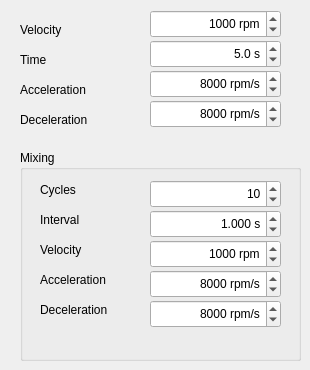
      <widget class="QWidget" name="preHbhTab">
       <attribute name="title">
        <string>Pre HBH</string>
       </attribute>
       <widget class="QSpinBox" name="preHbhVelocityBox">
        <property name="geometry">
         <rect>
          <x>150</x>
          <y>10</y>
          <width>131</width>
          <height>28</height>
         </rect>
        </property>
        <property name="alignment">
         <set>Qt::AlignRight|Qt::AlignTrailing|Qt::AlignVCenter</set>
        </property>
        <property name="suffix">
         <string> rpm</string>
        </property>
        <property name="minimum">
         <number>1</number>
        </property>
        <property name="maximum">
         <number>10000</number>
        </property>
        <property name="value">
         <number>1000</number>
        </property>
       </widget>
       <widget class="QSpinBox" name="preHbhAccelerationBox">
        <property name="geometry">
         <rect>
          <x>150</x>
          <y>70</y>
          <width>131</width>
          <height>28</height>
         </rect>
        </property>
        <property name="alignment">
         <set>Qt::AlignRight|Qt::AlignTrailing|Qt::AlignVCenter</set>
        </property>
        <property name="suffix">
         <string> rpm/s</string>
        </property>
        <property name="prefix">
         <string/>
        </property>
        <property name="minimum">
         <number>1</number>
        </property>
        <property name="maximum">
         <number>10000</number>
        </property>
        <property name="value">
         <number>8000</number>
        </property>
       </widget>
       <widget class="QSpinBox" name="preHbhDecelerationBox">
        <property name="geometry">
         <rect>
          <x>150</x>
          <y>100</y>
          <width>131</width>
          <height>28</height>
         </rect>
        </property>
        <property name="alignment">
         <set>Qt::AlignRight|Qt::AlignTrailing|Qt::AlignVCenter</set>
        </property>
        <property name="suffix">
         <string> rpm/s</string>
        </property>
        <property name="minimum">
         <number>1</number>
        </property>
        <property name="maximum">
         <number>10000</number>
        </property>
        <property name="value">
         <number>8000</number>
        </property>
       </widget>
       <widget class="QDoubleSpinBox" name="preHbhTimeBox">
        <property name="geometry">
         <rect>
          <x>150</x>
          <y>40</y>
          <width>131</width>
          <height>28</height>
         </rect>
        </property>
        <property name="alignment">
         <set>Qt::AlignRight|Qt::AlignTrailing|Qt::AlignVCenter</set>
        </property>
        <property name="suffix">
         <string> s</string>
        </property>
        <property name="decimals">
         <number>1</number>
        </property>
        <property name="minimum">
         <double>0.100000000000000</double>
        </property>
        <property name="maximum">
         <double>99.900000000000006</double>
        </property>
        <property name="value">
         <double>5.000000000000000</double>
        </property>
       </widget>
       <widget class="QLabel" name="preHbhVelocitylabel">
        <property name="geometry">
         <rect>
          <x>20</x>
          <y>20</y>
          <width>76</width>
          <height>19</height>
         </rect>
        </property>
        <property name="text">
         <string>Velocity</string>
        </property>
       </widget>
       <widget class="QLabel" name="preHbhTimelabel">
        <property name="geometry">
         <rect>
          <x>20</x>
          <y>50</y>
          <width>76</width>
          <height>19</height>
         </rect>
        </property>
        <property name="text">
         <string>Time</string>
        </property>
       </widget>
       <widget class="QLabel" name="preHbhAccelerationlabel">
        <property name="geometry">
         <rect>
          <x>20</x>
          <y>80</y>
          <width>111</width>
          <height>19</height>
         </rect>
        </property>
        <property name="text">
         <string>Acceleration</string>
        </property>
       </widget>
       <widget class="QLabel" name="preHbhDecelerationlabel">
        <property name="geometry">
         <rect>
          <x>20</x>
          <y>110</y>
          <width>101</width>
          <height>19</height>
         </rect>
        </property>
        <property name="text">
         <string>Deceleration</string>
        </property>
       </widget>
       <widget class="QGroupBox" name="preHbhMixingBox">
        <property name="geometry">
         <rect>
          <x>20</x>
          <y>150</y>
          <width>281</width>
          <height>211</height>
         </rect>
        </property>
        <property name="title">
         <string>Mixing</string>
        </property>
        <widget class="QDoubleSpinBox" name="preHbhMixingIntervalBox">
         <property name="geometry">
          <rect>
           <x>130</x>
           <y>60</y>
           <width>131</width>
           <height>28</height>
          </rect>
         </property>
         <property name="alignment">
          <set>Qt::AlignRight|Qt::AlignTrailing|Qt::AlignVCenter</set>
         </property>
         <property name="suffix">
          <string> s</string>
         </property>
         <property name="decimals">
          <number>3</number>
         </property>
         <property name="minimum">
          <double>0.001000000000000</double>
         </property>
         <property name="maximum">
          <double>99.900000000000006</double>
         </property>
         <property name="value">
          <double>1.000000000000000</double>
         </property>
        </widget>
        <widget class="QSpinBox" name="preHbhMixingNumOfCyclesBox">
         <property name="geometry">
          <rect>
           <x>130</x>
           <y>30</y>
           <width>131</width>
           <height>28</height>
          </rect>
         </property>
         <property name="alignment">
          <set>Qt::AlignRight|Qt::AlignTrailing|Qt::AlignVCenter</set>
         </property>
         <property name="suffix">
          <string/>
         </property>
         <property name="minimum">
          <number>1</number>
         </property>
         <property name="maximum">
          <number>10000</number>
         </property>
         <property name="value">
          <number>10</number>
         </property>
        </widget>
        <widget class="QSpinBox" name="preHbhMixingVelocityBox">
         <property name="geometry">
          <rect>
           <x>130</x>
           <y>90</y>
           <width>131</width>
           <height>28</height>
          </rect>
         </property>
         <property name="alignment">
          <set>Qt::AlignRight|Qt::AlignTrailing|Qt::AlignVCenter</set>
         </property>
         <property name="suffix">
          <string> rpm</string>
         </property>
         <property name="minimum">
          <number>1</number>
         </property>
         <property name="maximum">
          <number>10000</number>
         </property>
         <property name="value">
          <number>1000</number>
         </property>
        </widget>
        <widget class="QLabel" name="preHbhMixingCycleslabel">
         <property name="geometry">
          <rect>
           <x>20</x>
           <y>30</y>
           <width>76</width>
           <height>19</height>
          </rect>
         </property>
         <property name="text">
          <string>Cycles</string>
         </property>
        </widget>
        <widget class="QLabel" name="preHbhMixingIntervallabel">
         <property name="geometry">
          <rect>
           <x>20</x>
           <y>60</y>
           <width>76</width>
           <height>19</height>
          </rect>
         </property>
         <property name="text">
          <string>Interval</string>
         </property>
        </widget>
        <widget class="QLabel" name="preHbhMixingVelocitylabel">
         <property name="geometry">
          <rect>
           <x>20</x>
           <y>90</y>
           <width>76</width>
           <height>19</height>
          </rect>
         </property>
         <property name="text">
          <string>Velocity</string>
         </property>
        </widget>
        <widget class="QLabel" name="preHbhMixingAccelerationlabel">
         <property name="geometry">
          <rect>
           <x>20</x>
           <y>120</y>
           <width>111</width>
           <height>19</height>
          </rect>
         </property>
         <property name="text">
          <string>Acceleration</string>
         </property>
        </widget>
        <widget class="QLabel" name="preHbhMixingDecelerationlabel">
         <property name="geometry">
          <rect>
           <x>20</x>
           <y>150</y>
           <width>101</width>
           <height>19</height>
          </rect>
         </property>
         <property name="text">
          <string>Deceleration</string>
         </property>
        </widget>
        <widget class="QSpinBox" name="preHbhMixingAccelerationBox">
         <property name="geometry">
          <rect>
           <x>130</x>
           <y>120</y>
           <width>131</width>
           <height>28</height>
          </rect>
         </property>
         <property name="alignment">
          <set>Qt::AlignRight|Qt::AlignTrailing|Qt::AlignVCenter</set>
         </property>
         <property name="suffix">
          <string> rpm/s</string>
         </property>
         <property name="prefix">
          <string/>
         </property>
         <property name="minimum">
          <number>1</number>
         </property>
         <property name="maximum">
          <number>10000</number>
         </property>
         <property name="value">
          <number>8000</number>
         </property>
        </widget>
        <widget class="QSpinBox" name="preHbhMixingDecelerationBox">
         <property name="geometry">
          <rect>
           <x>130</x>
           <y>150</y>
           <width>131</width>
           <height>28</height>
          </rect>
         </property>
         <property name="alignment">
          <set>Qt::AlignRight|Qt::AlignTrailing|Qt::AlignVCenter</set>
         </property>
         <property name="suffix">
          <string> rpm/s</string>
         </property>
         <property name="minimum">
          <number>1</number>
         </property>
         <property name="maximum">
          <number>10000</number>
         </property>
         <property name="value">
          <number>8000</number>
         </property>
        </widget>
       </widget>
      </widget>
